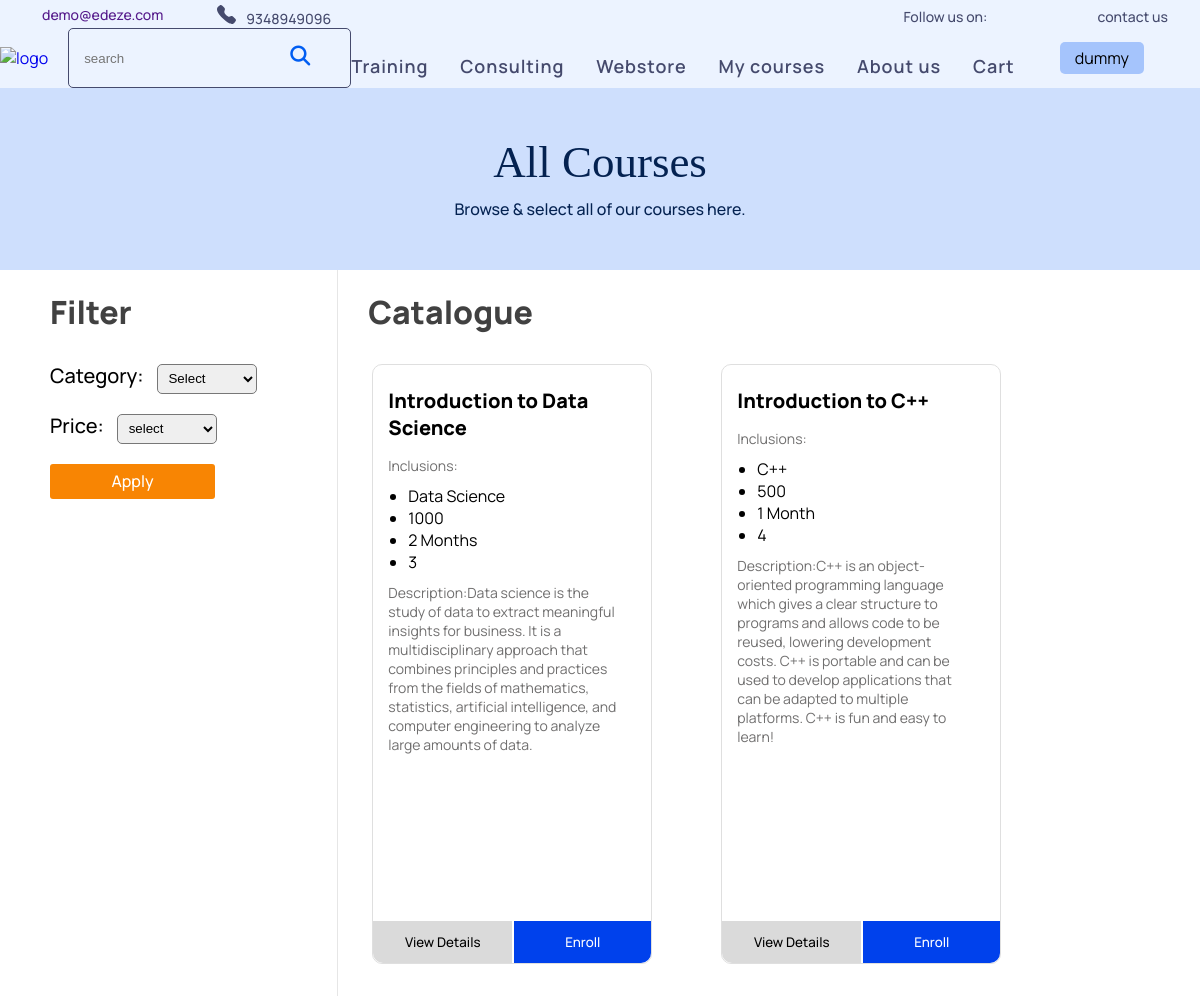
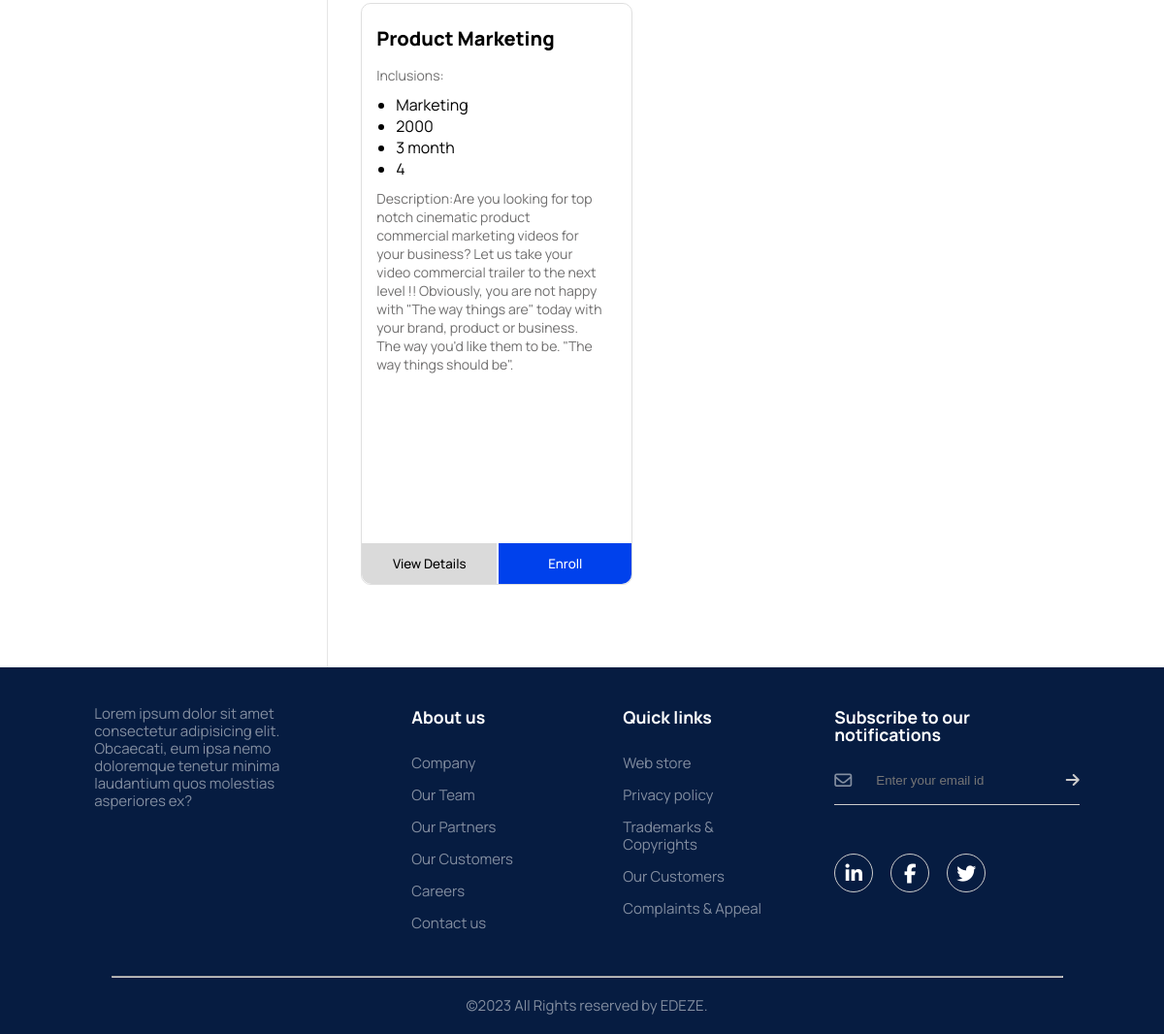
Screenshot of /1/Course with the database file from the repository (2 pictures, top to bottom).
### tables this page shows
CREATE TABLE user (User_id integer primary key,First_name varchar,Last_name varchar,Email varchar,Password BINARY(64), "status" INTEGER);

CREATE TABLE training (Course_id integer primary key,Course_name varchar ,Join_id INTEGER,Category varchar,Price INTEGER,selling_price INTEGER,Desc VARCHAR,Author VARCHAR,Rating INTEGER,Starting_date VARCHAR,Duration VARCHAR);

### main.py (the view)
@app.get('/Course')
def course(request: Request):
    data = database.course()
    import json
    final_data=json.loads(data)
    import course
    lst=course.unique_category()
    return templates.TemplateResponse("training.html",{"request": request ,"datas":final_data,"filt1":lst,"noid":1})

### templates/training.html (shortened to what this page needs)
<!DOCTYPE html>
<html lang="en">
<head>
    <link rel="stylesheet" type="text/css" href="/static/css/header-footer.css">
    <link rel="stylesheet" href="/static/css/training.css">
</head>
<body>
    <header>
        <div class="container">
            <div class="contact">
               <span> <a href=""><img src="/static/images/mail_icon.svg" alt="">demo@edeze.com </a></span>
                <span><img src="/static/images/call_icon.svg" alt="">9348949096</span>
            </div>
            <div class="social">
                <span>Follow us on:</span>
                <a href=""><img src="/static/images/Insta_icon.svg" alt=""></a>
                <span >contact us</span>
            </div>
        </div>
        <div class=" nav">
            <div class="left-part">
                <a href="/"><img src="/static/images/logo.svg" alt="logo" class="logo"></a>
                <div class="search-box">
                    <input type="text" id="search" placeholder="search">
                    <button type="submit" onclick="search()"><i class="fa-solid fa-magnifying-glass icon-search"></i></button>
                </div>
            </div>
             <div class="group">
                <ul class="navigation">
                    <li><a href="/{{id}}/Course" id="training">Training</a></li>
                    <li><a href="/{{id}}/consulting">Consulting</a></li>
                    <li><a href="/{{id}}/webstore">Webstore</a></li>
                    <li><a href="/{{id}}/MyCourse">My courses</a></li>
                    <li><a href="/aboutus">About us</a></li>
                    <li><a href="/{{id}}/cart">Cart</a></li>
                </ul>
             </div>
            <div class="user-profile">
                <p class="profile-name">{{name}}</p>
            </div>
        </div>
    </header>
    <section >
        <div class="page-header">
            <h1>All Courses</h1>
            <p>Browse & select all of our courses here. </p>
        </div>
    </section>
    <section class="main-section">
        <div class="filter-section">
            <h2>Filter</h2>
            <form method="POST" action="/{{id}}/filter">
                <label for="course">Category:</label>
                <select name="course" id="course">
                    <option value="">Select</option>
                </select>
                <br>
                <label for="price">Price:</label>
                <select name="price" id="price">
                    <option value="select" selected>select</option>
                </select>
                <br>
                <input type="submit" value="Apply" class="filter_serachBtn">
            </form>
        </div>
        <div class="course-section">
            <h2>Catalogue</h2>
            <div class="courses">
                {% for data in datas %}
                    <div class="course">
                        <div class="course-description">
                            <h4>{{data["Course_name"]}}</h4>
                            <p>Inclusions:</p>
                            <ul>
                                <li>{{data["Category"]}}</li>
                                <li>{{data["selling_price"]}}</li>
                                <li>{{data["Duration"]}}</li>
                                <li>{{data["Rating"]}}</li>
                            </ul>
                            <p>Description:{{data["Desc"]}}</p>
                        </div>
                        <div class="course-buttons">
                            <a href="/trainingdetails/{{id}}/{{data["Course_id"] }}">
                                <button class="view-detail-btn" id="viewDetail" onclick="window.location.href='/trainingdetails/{{id}}/{{data["Course_id"] }}'" >View Details</button>
                            </a>
                            {% if id %}
                                <a href="/paytraining/{{id}}/{{data["Course_id"] }}"><button class="Enroll-btn">Enroll</button></a>
                            {% endif %}
                        </div>
                    </div>
                {% endfor %}
            </div>
        </div>
    </section>
    <footer>
        <div class="row">
            <div class="col">
                <p>Lorem ipsum dolor sit amet consectetur adipisicing elit. Obcaecati, eum ipsa nemo doloremque tenetur minima laudantium quos molestias asperiores ex?</p>
            </div>
            <div class="col">
                <h3>About us</h3>
                <ul>
                    <li><a href="">Company</a></li>
                    <li><a href="">Our Team</a></li>
                    <li><a href="">Our Partners</a></li>
                    <li><a href="">Our Customers</a></li>
                    <li><a href="">Careers</a></li>
                    <li><a href="">Contact us</a></li>
                </ul>
            </div>
            <div class="col">
                <h3>Quick links</h3>
                <ul>
                    <li><a href="">Web store</a></li>
                    <li><a href="">Privacy policy</a></li>
                    <li><a href="">Trademarks & Copyrights</a></li>
                    <li><a href="">Our Customers</a></li>
                    <li><a href="">Complaints & Appeal</a></li>
                </ul>
            </div>
            <div class="col">
                <h3>Subscribe to our notifications</h3>
                <form>
                    <i class="fa-regular fa-envelope"></i>
                    <input type="email" placeholder="Enter your email id" required>
                    <button type="submit"><i class="fa-solid fa-arrow-right"></i></button>
                </form>
                <div class="social-icons">
                    <i class="fa-brands fa-linkedin-in"></i>
                    <i class="fa-brands fa-facebook-f"></i>
                    <i class="fa-brands fa-twitter"></i>
                </div>
            </div>
        </div>
        <hr>
        <p class="copyright">©2023 All Rights reserved by EDEZE.</p>
    </footer>
</body>
</html>

### static/css/header-footer.css (style rules this page uses)
header { background: #ECF3FF; width: 100%; }
.container { padding: 5px 32px 0px 32px; display: flex; justify-content: space-between; align-items: center; width: 100%; font-weight: 500; font-size: 14px; color: #454A6D; }
.contact { display: inherit; column-gap: 54px; }
.contact img { padding-right: 10px; }
.social span { padding-left: 40px; }
.nav { padding: 0px 16px 0px 0px; }
.left-part { display: inherit; align-items: center; gap: 20px; }
.left-part .logo { width: 184px; height: 80px; }
.nav { display: flex; justify-content: space-between; align-items: center; }
.group { display: flex; align-items: center; }
header ul { position: relative; display: flex; gap: 32px; }
header ul li { list-style-type: none; padding-top: 15px; }
header ul li a { position: relative; font-size: 18px; color: #454A6D; font-weight: 600; letter-spacing: 0.05em; }
header ul li a::before { content: ""; position: absolute; bottom: -2px; width: 100%; height: 2px; background: #005DF2; transform: scale(0); transition: transform 0.4s ease-in-out; transform-origin: right; }
.nav img { width: 45px; cursor: pointer; padding-left: 0px; }
footer { width: 100%; background: #061C41; color: rgb(255,255,255,.5); padding: 10px 50px 20px 60px; font-family: 'Manrope'; font-size: 15px; line-height: 18px; }
.row { width: 100%; display: flex; flex-wrap: wrap; align-items: flex-start; justify-content: space-around; }
.col { flex-basis: 25%; padding: 10px; }
.col:nth-child(2),.col:nth-child(3) { flex-basis: 15%; }
.col h3 { margin-top: 22px; margin-bottom: 30px; color: #FFFFFF; }
.col ul li { list-style: none; padding-bottom: 15px; }
ul li a { color: rgb(255,255,255,.5); }
footer form { padding-bottom: 15px; display: flex; align-items: center; justify-content: flex-start; border-bottom: 1px solid #ccc; margin-bottom: 50px; gap: 15px; }
footer form .fa-regular { font-size: 18px; margin-right: 10px; }
footer form input { width: 100%; background: transparent; color: #ccc; border: 0; outline: 0; }
footer form button { background-color: transparent; border: 0; outline: none; cursor: pointer; }
footer form .fa-solid { font-size: 16px; color: #ccc; }
.social-icons .fa-brands { width: 40px; height: 40px; border-radius: 50%; text-align: center; line-height: 40px; font-size: 20px; color: #FFFFFF; background: transparent; border: 1px solid #ccc; margin-right: 15px ; cursor: pointer; }
footer hr { width: 90%; margin: 20px auto; border-bottom: 1px solid #ccc; }
.copyright { text-align: center; }
@media (max-width: 1400px) { header { width: 100vw; } }
.nav .user-profile { display: flex; justify-content: center; align-items: center; margin-right: 40px; }
.nav .user-profile p { background: #A5C4FC; border-radius: 5px; padding: 5px 15px; }
.search-box { padding-left: 15px; border: 1px solid #454A6D; border-radius: 5px; background-color: inherit; }
.search-box input { background: transparent; border: 0px; outline: 0px; width: 243px; height: 58px; }
.search-box button { font-size: 20px; border: none; background: none; position: relative; color: #005DF2; right: 40px; }

### templates/training.html (style rules this page uses)
.filter-section { padding-left:50px; }
.filter-section h2 { margin-bottom:30px; padding-left:0px; }
.filter-section label { font: normal 500 20px/19px "Manrope", sans-serif; padding-right:10px; }
.filter-section select { width:100px; height:30px; border-radius:5px; margin-bottom:20px; cursor:pointer; border:1px solid #777; padding:.25em .5em; }
.filter-section .filter_serachBtn { cursor:pointer; width: 165px; height: 35px; background:#F88503; border-radius: 3px; border: none; color: #FFFFFF; font: normal 500 16px/22px "Manrope", sans-serif; }
.courses { padding: 30px 0px 50px 0px; display:flex; flex-wrap:wrap; }
.course .course-description p { max-width:250px; }
.course .course-buttons { display:flex; flex-direction: row; justify-content: space-between; }
.course-description h4 { max-width:250px; }

### rows the page displays
user: First_name "dummy"
training: Course_name "Introduction to Data Science", Category "Data Science", selling_price "1000", Duration "2 Months", Rating "3", Desc "Data science is the study of data to extract meaningful insights for business. It is a multidisciplinary approach that combines principles and practices from the fields of mathematics, statistics, artificial intelligence, and computer engineering to analyze large amounts of data."
training: Course_name "Introduction to C++", Category "C++", selling_price "500", Duration "1 Month", Rating "4", Desc "C++ is an object-oriented programming language which gives a clear structure to programs and allows code to be reused, lowering development costs. C++ is portable and can be used to develop applications that can be adapted to multiple platforms. C++ is fun and easy to learn!"
training: Course_name "Product Marketing", Category "Marketing", selling_price "2000", Duration "3 month", Rating "4", Desc "Are you looking for top notch cinematic product commercial marketing videos for your business? Let us take your video commercial trailer to the next level !! Obviously, you are not happy with \"The way things are\" today with your brand, product or business. The way you'd like them to be. \"The way things should be\"."
